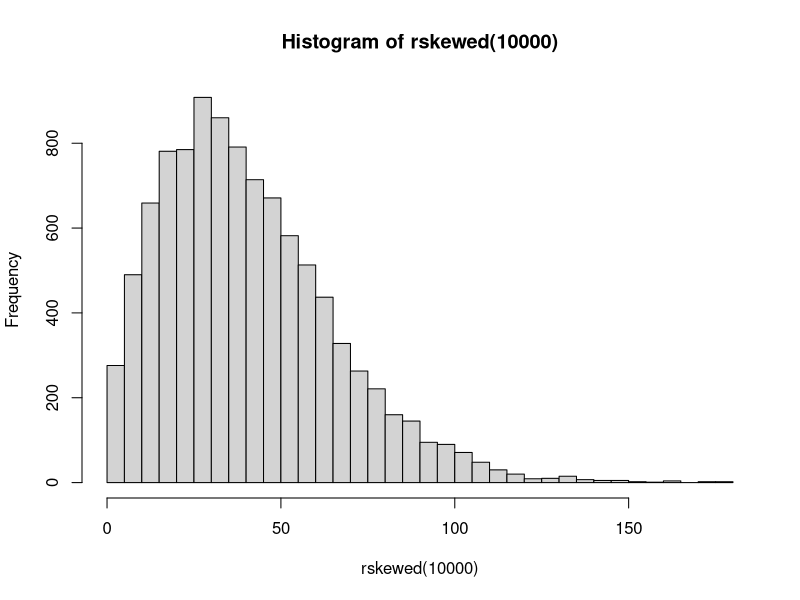

Write the R code that produced this figure.
## ---- chunk 1
knitr::opts_chunk$set(echo=T,eval=T,message=F,warning=F,fig.align='center')
library(tidyverse)
## ---- chunk 2
p <- 0.93
n <- 200
nsim <- 100000

xbar_sim <- replicate(nsim, mean(rbinom(n, 1, p)))

prob_est <- mean(xbar_sim >= 0.90 & xbar_sim <= 0.95)
prob_est
## ---- chunk 3
p * (1 - p) / n
## ---- chunk 4
var(xbar_sim)
## ---- chunk 5
quantile(xbar_sim, c(0.025, 0.975))
## ---- chunk 6
sigma <- 10
n <- (sigma / 2)^2
n
## ---- chunk 7
sigma <- sqrt(75)
n <- (sigma / 2)^2
ceiling(n)
## ---- chunk 8
sigma <- sqrt(200 * 0.35 * 0.65)
n <- (sigma / 2)^2
ceiling(n)
## ---- chunk 9
sigma <- 1 / 0.05
n <- (sigma / 2)^2
n
## ---- chunk 10
set.seed(123)

n <- 30
p <- 0.80
B <- 10000
types <- 4:9
true_theta <- p

estimates <- matrix(NA, nrow = B, ncol = length(types))
colnames(estimates) <- paste0("type", types)

for (b in 1:B) {
  x <- runif(n, 0, 1)
  for (i in seq_along(types)) {
    estimates[b, i] <- quantile(x, p, type = types[i])
  }
}

bias <- colMeans(estimates) - true_theta
abs_bias <- abs(bias)

bias_results <- data.frame(
  type = types,
  abs_bias = abs_bias
)

bias_results[which.min(abs_bias), ]
## ---- chunk 11
variance <- apply(estimates, 2, var)

variance_results <- data.frame(
  type = types,
  variance = variance
)

variance_results[which.min(variance), ]
## ---- chunk 12
rskewed <- function(n){
  return (rnorm(n, mean=6, sd=2)^2)
}

hist(rskewed(10000), breaks=50)
## ---- chunk 13
meanEstimate <- function(x, type=1){
  if(type==1){
    return(mean(x))
  } else if(type==2){
    trimmedX <- x[x<quantile(x, .95) & x>quantile(x, .05)]
    return(mean(trimmedX))
  } else if(type==3){
    return((min(x)+max(x))/2)
  } else if(type==4){
    trimmedX <- x[x<quantile(x, .95) & x>quantile(x, .05)]
    augmentedX <- c(trimmedX, 
                    rep(min(trimmedX),sum(x<=quantile(x, .05))),
                    rep(max(trimmedX),sum(x>=quantile(x, .95))))
    return(mean(augmentedX))
  }
} 
